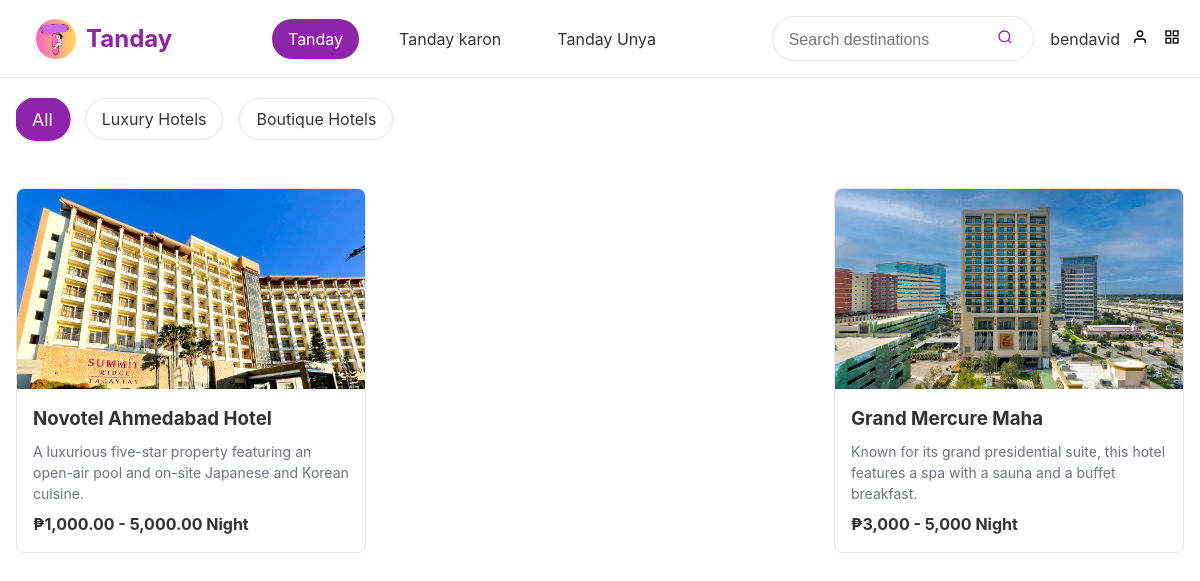
The app's page /home/ (signed in) with its own data.
### api/models.py (models this page shows, shortened)
class Filter(models.Model):
    name = models.CharField(max_length=100, unique=True)

class Listing(models.Model):
    hotel_owner = models.ForeignKey(User, on_delete=models.CASCADE, related_name="listings")
    title = models.CharField(max_length=255)
    description = models.TextField()
    price_per_night = models.CharField(max_length=55)
    image = models.ImageField(upload_to='listings/')
    filters = models.ManyToManyField('Filter', related_name="listings")

### api/views.py (the view)
# urls.py: path('home/', home_view, name='home'),
@login_required
def home_view(request):
    search_query = request.GET.get('search', '')
    listings = Listing.objects.all()
    filters = Filter.objects.all()
    filter_query = request.GET.get('filter', '')
    if search_query:
        listings = listings.filter(
            title__icontains=search_query
        ) | listings.filter(
            description__icontains=search_query
        )
    if filter_query:
        listings = listings.filter(filters__name=filter_query)
    context = {
        'listings': listings,
        'search_query': search_query,
        'filters': filters,
    }
    return render(request, 'home.html', context)

### api/templates/home.html (shortened to what this page needs)
<!DOCTYPE html>
<html lang="en">
<head>
</head>
<body>
    {% load static %}
    <header>
        <div class="container header-content">
            <div class="balay">
                <a href="/home/" class="logo" ><img src="{% static 'logo.png' %}" alt="Tanday Logo" style="width: 40px; height: 40px; border-radius: 50%; margin-left: 20px;">Tanday</a>
          </div>
            <nav>
                <a class="active">Tanday</a>
                <a href="{% url 'my_bookings' %}" class="loading-link">Tanday karon</a>
                <a href="#" class="loading-link">Tanday Unya</a>
            </nav>
            <div class="search-user">
                <div class="search-bar">
                    <form method="GET" action="{% url 'home' %}">
                        <input type="text" name="search" placeholder="Search destinations" value="{{ search_query }}">
                        <button type="submit" aria-label="Search">
                            <svg width="16" height="16" viewBox="0 0 24 24" fill="none" stroke="currentColor" stroke-width="2">
                                <circle cx="11" cy="11" r="8"></circle>
                                <line x1="21" y1="21" x2="16.65" y2="16.65"></line>
                            </svg>
                        </button>
                    </form>
                </div>
                <div class="user-actions">
                    <span>{{ request.user.username }}</span>
                    <button aria-label="User profile">
                        <svg width="16" height="16" viewBox="0 0 24 24" fill="none" stroke="currentColor" stroke-width="2">
                            <path d="M20 21v-2a4 4 0 0 0-4-4H8a4 4 0 0 0-4 4v2"></path>
                            <circle cx="12" cy="7" r="4"></circle>
                        </svg>
                    </button>
                    <div class="dashboard-dropdown">
                        <button aria-label="Dashboard">
                            <svg width="16" height="16" viewBox="0 0 24 24" fill="none" stroke="currentColor" stroke-width="2">
                                <rect x="3" y="3" width="7" height="7"></rect>
                                <rect x="14" y="3" width="7" height="7"></rect>
                                <rect x="14" y="14" width="7" height="7"></rect>
                                <rect x="3" y="14" width="7" height="7"></rect>
                            </svg>
                        </button>
                    </div>
                </div>
            </div>
        </div>
    </header>
    <main class="container">
        <div class="filters" style="margin-top: 20px;">
            <div class="filter-button {% if filter_value == filter.name %} active {% endif %} "
                onclick="filterHotel(event, '{% url 'home'%}')">
                   All
            </div>
            {% for filter in filters %}
                <div class="filter-button {% if filter_value == filter.name %} active {% endif %}"
                        onclick="filterHotel(event, '{% url 'filter_hotel' filter.name %}')">
                    {{ filter.name }}
                </div>
            {% endfor %}
        </div>
        <div id="listings-container">
            {% for listing in listings %}
                <a href="{% url 'booking' listing.id %}">
                    <div class="listing-card">
                        <div class="listing-image">
                            <img src="{{ listing.image.url }}" alt="{{ listing.title }}" loading="lazy">
                        </div>
                        <div class="listing-content">
                            <h3 class="listing-title">{{ listing.title }}</h3>
                            <p class="listing-details">{{ listing.description }}</p>
                            <p class="listing-price">₱{{ listing.price_per_night }} Night</p>
                        </div>
                    </div>
                </a>
            {% empty %}
                <h1>No one us here but us chickens.</h1>
            {% endfor %}
        </div>
    </main>
</body>
</html>

### api/templates/home.html (style rules this page uses)
* { margin: 0; padding: 0; box-sizing: border-box; }
body { font-family: -apple-system, BlinkMacSystemFont, 'Segoe UI', Roboto, 'Helvetica Neue', Arial, sans-serif; line-height: 1.5; color: #333; }
.container { max-width: 1200px; margin: 0 auto; padding: 0 1rem; }
header { border-bottom: 1px solid #e5e5e5; padding: 1rem 0; background-color: #fff; }
.header-content { display: flex; align-items: center; justify-content: space-between; }
.logo { display: flex; align-items: center; font-size: 1.5rem; font-weight: bold; color: #8e24aa; text-decoration: none; transition: transform 0.3s ease; }
.logo img { width: 40px; height: 40px; border-radius: 50%; margin-right: 10px; }
nav { display: flex; gap: 1.5rem; }
nav a { text-decoration: none; color: #333; padding: 0.5rem 1rem; border-radius: 9999px; transition: background-color 0.3s ease, color 0.3s ease; }
nav a:hover, nav a.active { background-color: #8e24aa; color: white; }
.user-actions { display: flex; align-items: center; gap: 0.5rem; }
.user-actions button { background: none; border: none; cursor: pointer; padding: 0.25rem; transition: transform 0.3s ease; }
.search-user { display: flex; align-items: center; gap: 1rem; }
.search-bar { display: flex; align-items: center; border: 1px solid #e5e5e5; border-radius: 9999px; padding: 0.5rem 1rem; transition: box-shadow 0.3s ease; }
.search-bar input { border: none; outline: none; font-size: 1rem; width: 200px; }
.search-bar button { background: none; border: none; cursor: pointer; padding: 0.25rem; color: #8e24aa; }
.dashboard-dropdown { position: relative; }
main { padding: 2rem 0; }
.filters { display: flex; gap: 1rem; overflow-x: auto; padding-bottom: 1rem; margin-bottom: 2rem; }
.filter-button { background: none; border: 1px solid #e5e5e5; border-radius: 9999px; padding: 0.5rem 1rem; cursor: pointer; white-space: nowrap; transition: background-color 0.3s ease, color 0.3s ease; }
.filter-button.active { transform: scale(1.1); }
.listing-card { border: 1px solid #e5e5e5; border-radius: 0.5rem; overflow: hidden; transition: transform 0.3s ease, box-shadow 0.3s ease; width: 350px; margin: left; }
.listing-image { height: 200px; overflow: hidden; }
.listing-image img { width: 100%; height: 100%; object-fit: cover; transition: transform 0.3s ease; }
.listing-content { padding: 1rem; }
.listing-title { font-weight: bold; margin-bottom: 0.5rem; }
.listing-details { color: #6b7280; font-size: 0.875rem; }
.listing-price { margin-top: 0.5rem; font-weight: bold; }
.filter-button.active { background-color: #8e24aa; color: white; }
a { text-decoration: none; color: #333; }
#listings-container { display: flex; justify-content: space-between; gap: 20px; flex-direction: row; flex-wrap: wrap; }

### records on screen
Filter: name "Luxury Hotels"
Filter: name "Boutique Hotels"
Listing: image (picture), title "Novotel Ahmedabad Hotel", description "A luxurious five-star property featuring an open-air pool and on-site Japanese and Korean cuisine.", price_per_night "1,000.00 - 5,000.00"
Listing: image (picture), title "Grand Mercure Maha", description "Known for its grand presidential suite, this hotel features a spa with a sauna and a buffet breakfast.", price_per_night "3,000 - 5,000"

### other values on screen
{{ request.user.username }} "bendavid"
